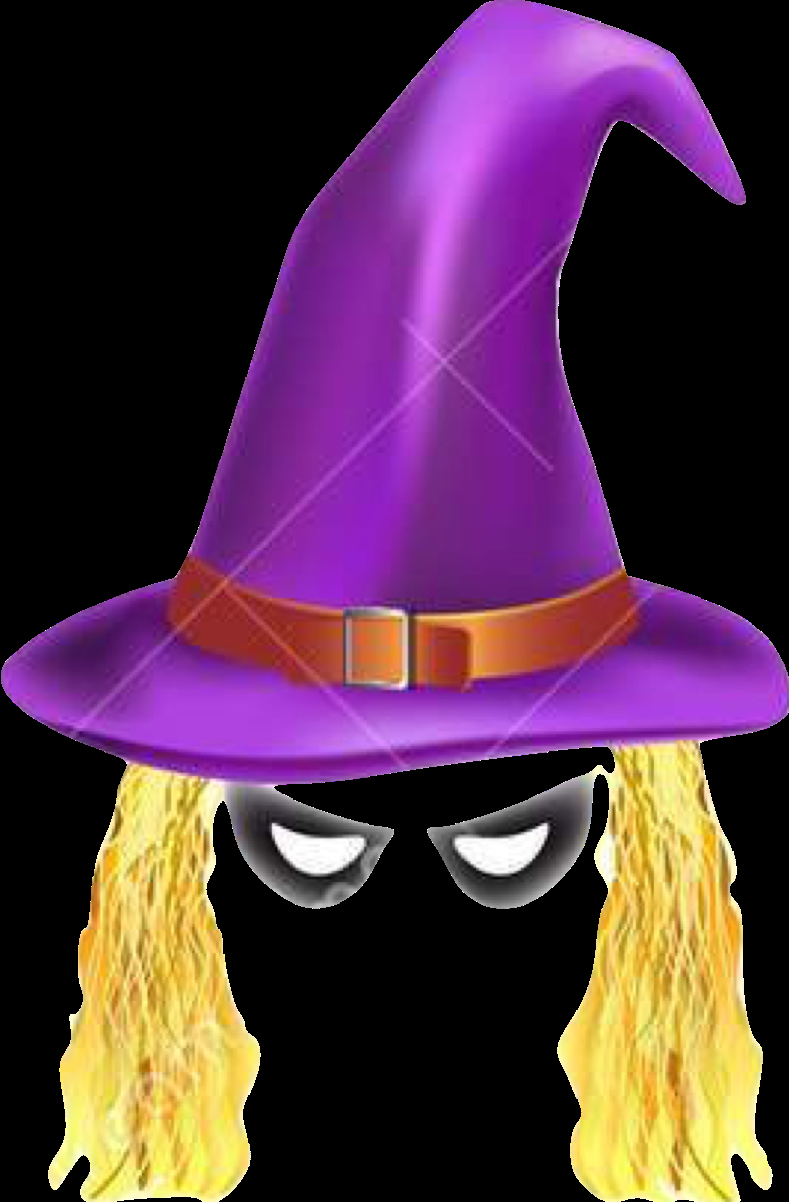
#> input picture yüzler/witch.png, 789 x 1202 px
$ python Untitled-1.py
#> lines starting #> are read from the running program, lines starting #| are printed output that depends on the picture; after the words box and inside, x2 and y2 are one past the last pixel; in counts of white or black regions, pixels touching at a corner belong together
import cv2
import numpy as np

#path = 'C:/users/Emin/Desktop/yüzfiltre'

#get facial classifiers
face_cascade = cv2.CascadeClassifier('../haarcascade_frontalface_default.xml')
eye_cascade = cv2.CascadeClassifier('../haarcascade_eye.xml')

#read images
witch = cv2.imread('../yüzler/witch.png')
#> witch is the input picture: shape (1202, 789, 3); mean B, G, R 69.4, 50.4, 84.3

#get shape of witch
original_witch_h,original_witch_w,witch_channels = witch.shape
#> original_witch_h = 1202; original_witch_w = 789; witch_channels = 3

#convert to gray
witch_gray = cv2.cvtColor(witch, cv2.COLOR_BGR2GRAY)
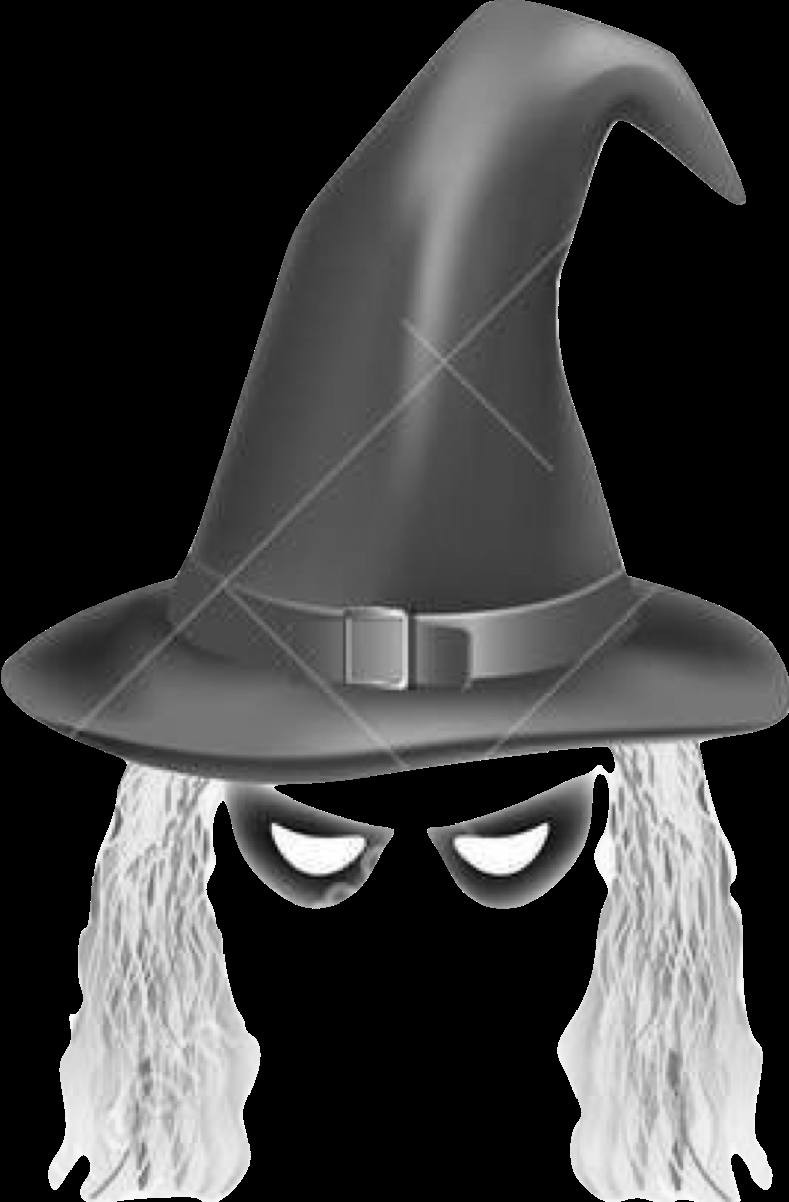
#> witch_gray: shape (1202, 789); min 0, max 255, mean 62.7

#create mask and inverse mask of witch
ret, original_mask = cv2.threshold(witch_gray, 10, 255, cv2.THRESH_BINARY_INV)
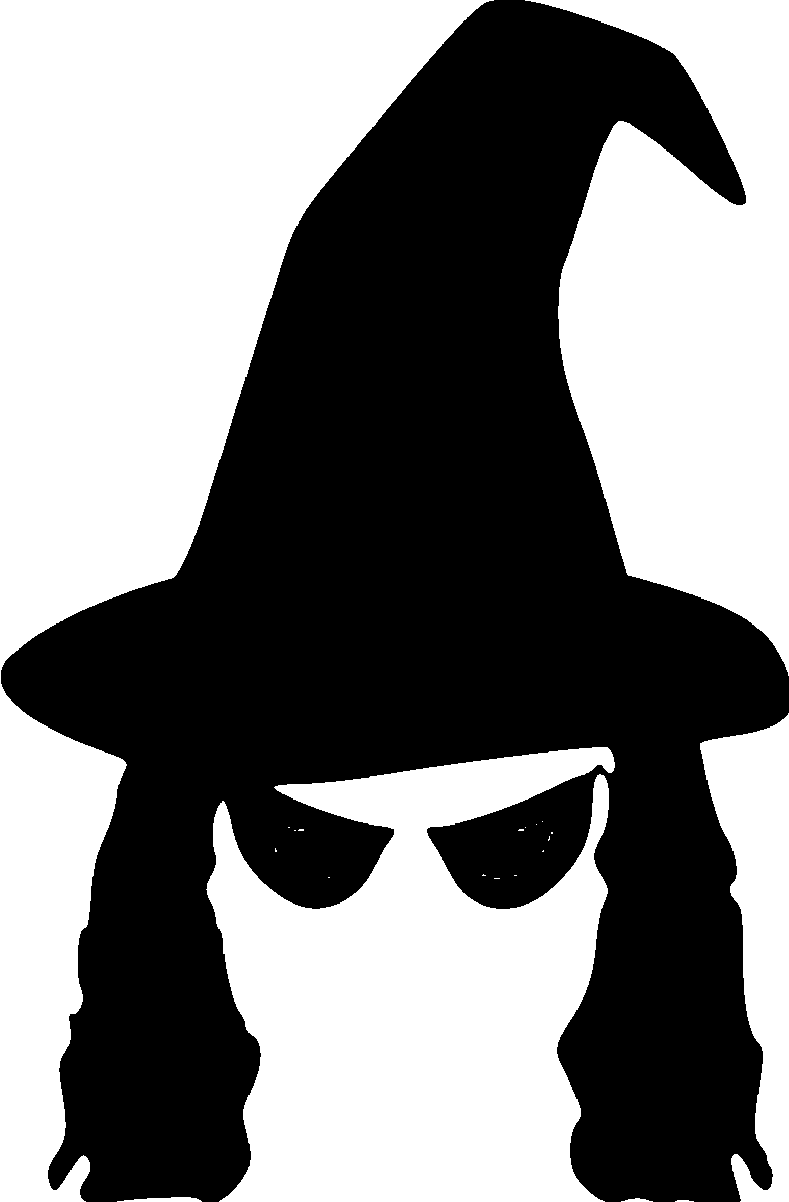
#> original_mask: shape (1202, 789); 50.4% white; 1 black region, box (x1, y1, x2, y2) and area: (1, 0, 789, 1202) 470808
original_mask_inv = cv2.bitwise_not(original_mask)

#read video
cap = cv2.VideoCapture(0)
ret, img = cap.read()
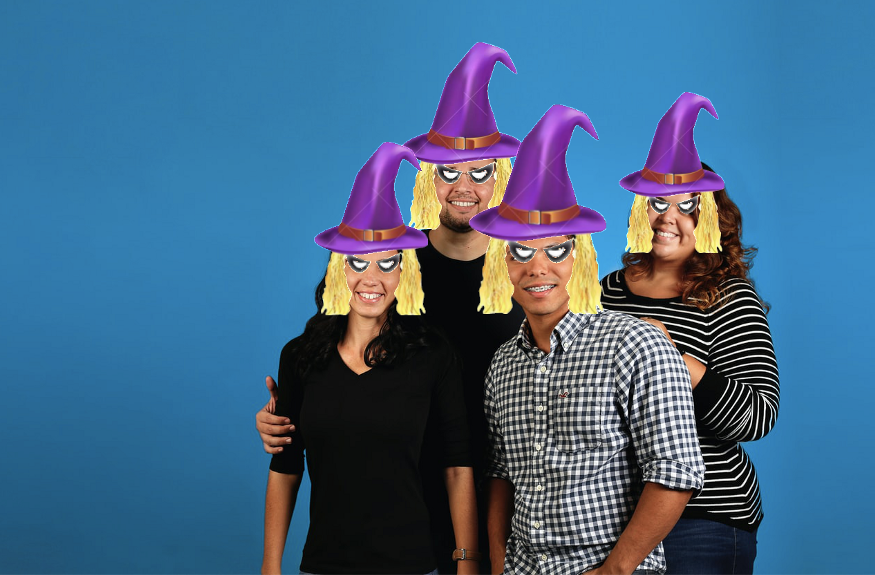
#> input picture img/1_agaowzal6tEMCzIo1JwAUQ.png, 875 x 575 px, given in place of the camera
#> img is the input picture: shape (575, 875, 3); mean B, G, R 135.6, 103.8, 66.8
img_h, img_w = img.shape[:2]
#> img_h = 575; img_w = 875

while True:   #continue to run until user breaks loop

    #read each frame of video and convert to gray
    ret, img = cap.read()
    gray = cv2.cvtColor(img,cv2.COLOR_BGR2GRAY)
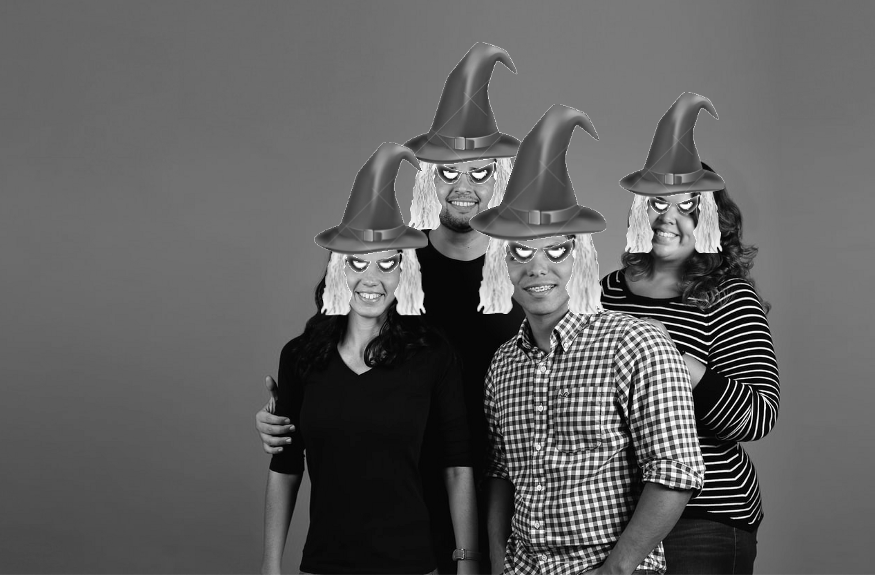
#> gray: shape (575, 875); min 0, max 255, mean 96.3

    #find faces in image using classifier
    faces = face_cascade.detectMultiScale(gray, 1.3, 5)
#> faces = ()

    #for every face found:
    for (x,y,w,h) in faces:
        #retangle for testing purposes
        #img = cv2.rectangle(img,(x,y),(x+w,y+h),(255,0,0),2)

        #coordinates of face region
        face_w = w
        face_h = h
        face_x1 = x
        face_x2 = face_x1 + face_w
        face_y1 = y
        face_y2 = face_y1 + face_h

        #witch size in relation to face by scaling
        witch_width = int(1.5 * face_w)
        witch_height = int(witch_width * original_witch_h / original_witch_w)

        #setting location of coordinates of witch
        witch_x1 = face_x2 - int(face_w/2) - int(witch_width/2)
        witch_x2 = witch_x1 + witch_width
        witch_y1 = face_y1 - int(face_h*1.25)
        witch_y2 = witch_y1 + witch_height

        #check to see if out of frame
        if witch_x1 < 0:
            witch_x1 = 0
        if witch_y1 < 0:
            witch_y1 = 0
        if witch_x2 > img_w:
            witch_x2 = img_w
        if witch_y2 > img_h:
            witch_y2 = img_h

        #Account for any out of frame changes
        witch_width = witch_x2 - witch_x1
        witch_height = witch_y2 - witch_y1

        #resize witch to fit on face
        witch = cv2.resize(witch, (witch_width,witch_height), interpolation = cv2.INTER_AREA)
        mask = cv2.resize(original_mask, (witch_width,witch_height), interpolation = cv2.INTER_AREA)
        mask_inv = cv2.resize(original_mask_inv, (witch_width,witch_height), interpolation = cv2.INTER_AREA)

        #take ROI for witch from background that is equal to size of witch image
        roi = img[witch_y1:witch_y2, witch_x1:witch_x2]

        #original image in background (bg) where witch is not
        roi_bg = cv2.bitwise_and(roi,roi,mask = mask)
        roi_fg = cv2.bitwise_and(witch,witch,mask=mask_inv)
        dst = cv2.add(roi_bg,roi_fg)

        #put back in original image
        img[witch_y1:witch_y2, witch_x1:witch_x2] = dst

        break
#> this loop made 0 passes

    #display image
    cv2.imshow('img',img)

    #if user pressed 'q' break
    if cv2.waitKey(1) == ord('q'): #
#> (key q is pressed here)
        break;

cap.release() #turn off camera
cv2.destroyAllWindows() #close all windows
